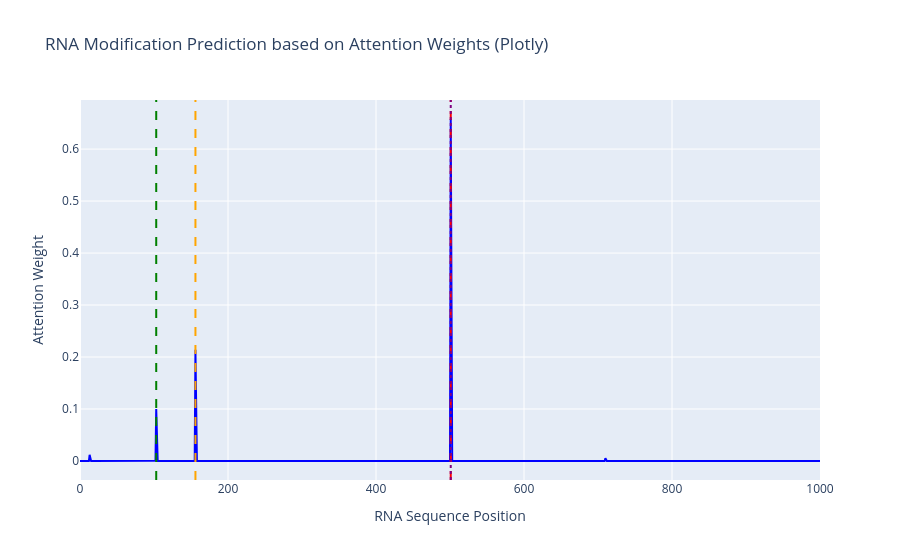

Notebook source saved alongside this figure:
### Code cell
fig = go.Figure()

# 添加注意力权重曲线
fig.add_trace(go.Scatter(
    x=np.arange(len(seq)),
    y=combined_attention,
    mode='lines',
    name='Attention Weight',
    line=dict(color='blue', width=2),
    hovertext=[f'Base: {seq[i]}<br>Pos: {i}<br>Weight: {w:.4f}' for i, w in enumerate(combined_attention)],
    hoverinfo='text'
))

# 添加前3个预测位点的垂直标记线
colors = ['red', 'orange', 'green']
for i, site in enumerate(top_3_sites):
    fig.add_vline(
        x=site, 
        line_width=2, 
        line_dash="dash", 
        line_color=colors[i], 
        name=f'Predicted Site {i+1} ({site}, weight={combined_attention[site]:.4f})'
    )

# 添加真实位点的垂直标记线
if len(true_sites) > 0:
    for i, true_site in enumerate(true_sites[:3]):
        fig.add_vline(
            x=true_site, 
            line_width=2, 
            line_dash="dot", 
            line_color="purple", 
            name=f'True Site {i+1} ({true_site})' if i == 0 else None
        )

fig.update_layout(
    title='RNA Modification Prediction based on Attention Weights (Plotly)',
    xaxis_title='RNA Sequence Position',
    yaxis_title='Attention Weight',
    legend_title='Markers',
    hovermode='closest'
)

fig.show()

### Figure 1 — Plotly figure (JSON) as saved in the notebook; plotly's stock layout.template omitted (floating-point values rounded to 4 significant figures; data arrays with more than 128 entries replaced by an {"elided": "..."} marker saying what was removed)
{"data": [{"hoverinfo": "text", "hovertext": {"elided": "1001 str values"}, "line": {"color": "blue", "width": 2}, "mode": "lines", "name": "Attention Weight", "type": "scatter", "x": {"elided": "1001 int values"}, "y": {"elided": "1001 float values"}}], "layout": {"hovermode": "closest", "legend": {"title": {"text": "Markers"}}, "shapes": [{"line": {"color": "red", "dash": "dash", "width": 2}, "name": "Predicted Site 1 (501, weight=0.6579)", "type": "line", "x0": 501, "x1": 501, "xref": "x", "y0": 0, "y1": 1, "yref": "y domain"}, {"line": {"color": "orange", "dash": "dash", "width": 2}, "name": "Predicted Site 2 (156, weight=0.2140)", "type": "line", "x0": 156, "x1": 156, "xref": "x", "y0": 0, "y1": 1, "yref": "y domain"}, {"line": {"color": "green", "dash": "dash", "width": 2}, "name": "Predicted Site 3 (103, weight=0.0998)", "type": "line", "x0": 103, "x1": 103, "xref": "x", "y0": 0, "y1": 1, "yref": "y domain"}, {"line": {"color": "purple", "dash": "dot", "width": 2}, "name": "True Site 1 (501)", "type": "line", "x0": 501, "x1": 501, "xref": "x", "y0": 0, "y1": 1, "yref": "y domain"}], "title": {"text": "RNA Modification Prediction based on Attention Weights (Plotly)"}, "xaxis": {"title": {"text": "RNA Sequence Position"}}, "yaxis": {"title": {"text": "Attention Weight"}}}}
